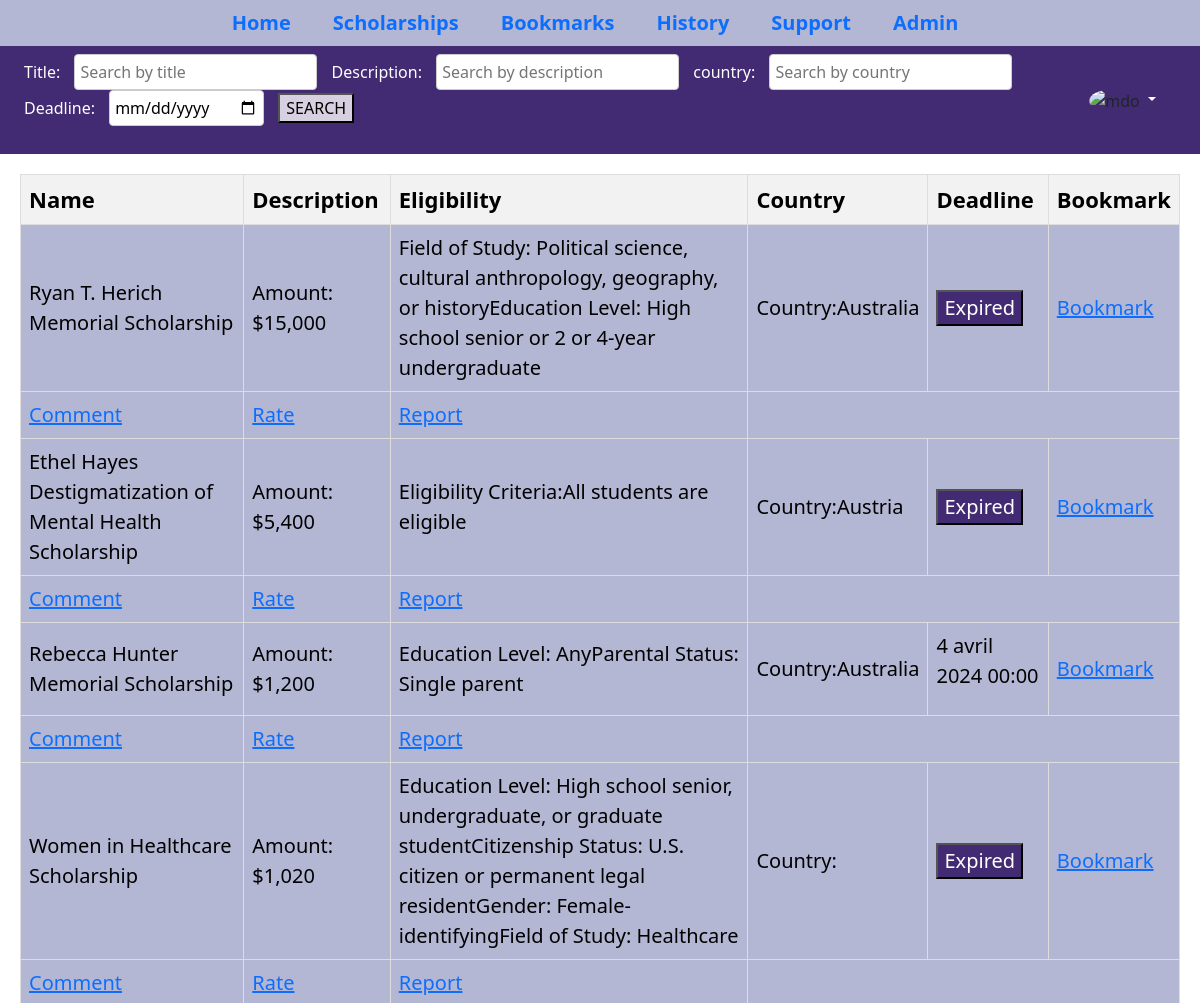
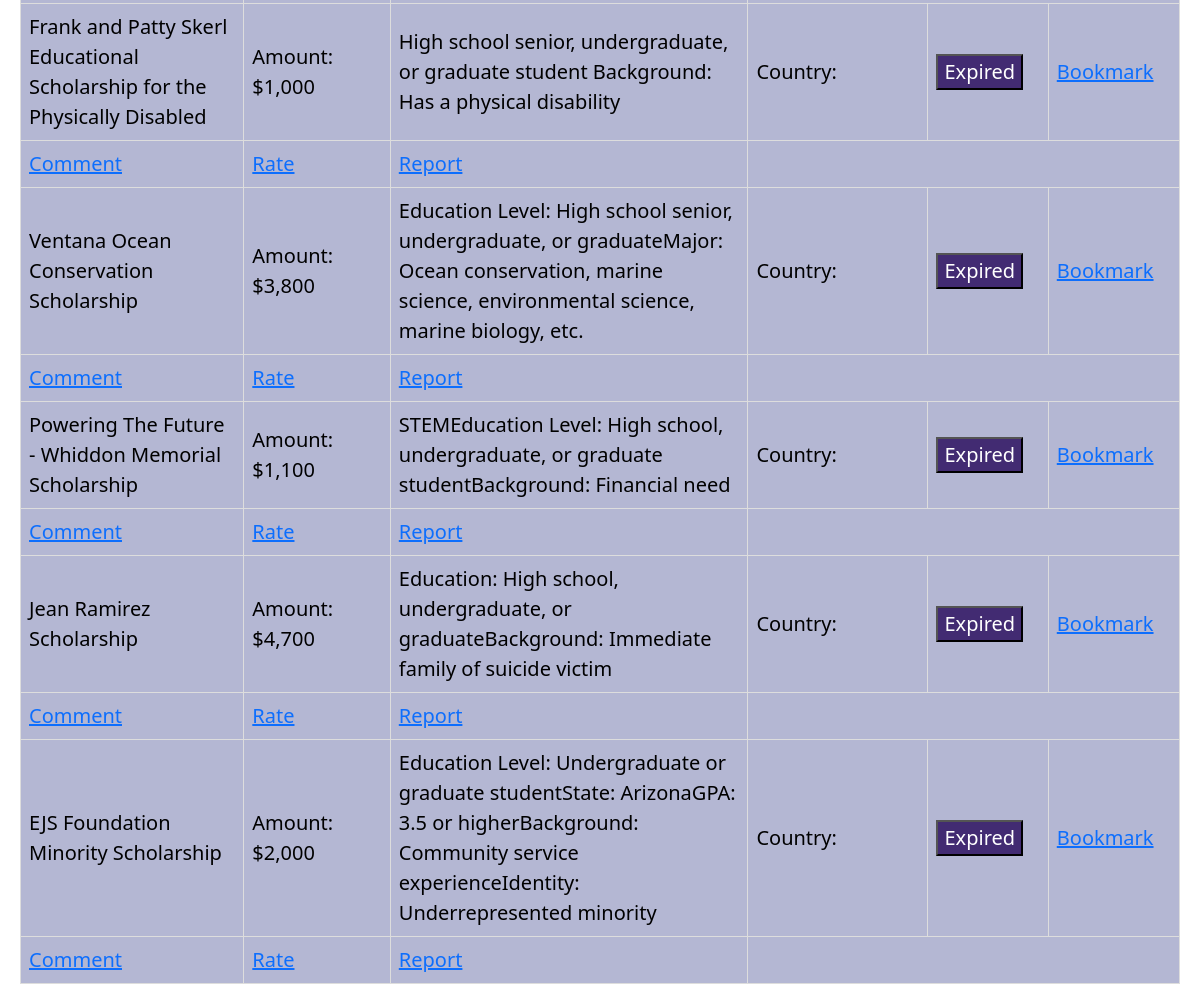
/scholarships (signed in), run on the app's committed database (2 pictures, top to bottom).
### scholarships/models.py (models this page shows)
class Scholarships(models.Model):
    name= models.CharField(max_length=255,blank=True, null=True)
    description= models.TextField(blank=True, null=True)
    eligibility_criteria= models.TextField(blank=True, null=True)
    scholarship_type= models.CharField(max_length=50, choices=[('merit', 'Merit-Based'), ('need', 'Need-Based')],blank=True, null=True)
    status= models.CharField(max_length=50, choices=[('open', 'Open'), ('closed', 'Closed'), ('ongoing', 'Ongoing')],blank=True, null=True)
    application_deadline = models.DateTimeField(blank=True, null=True)
    Contact_email=models.EmailField(blank=True, null=True)
    id= models.IntegerField(primary_key=True,null=False)
    created_at = models.DateTimeField(auto_now_add=True,null=True)
    country =CountryField(blank_label='(select country)',null=True)
    url = models.CharField(max_length=255,null=True)

### scholarships/views.py (the view)
# urls.py: path('scholarships',views.scholarships_list, name="scholarships"),
@login_required
def scholarships_list(request):
    scholarships = Scholarships.objects.all()
    created_at_threshold = timezone.now() - timedelta(hours=24)
    recently_added_scholarships = Scholarships.objects.filter(created_at__gte=created_at_threshold)
    deadline_threshold = timezone.now() + timedelta(hours=72)
    upcoming_deadlines = Scholarships.objects.filter(application_deadline__lte=deadline_threshold)
    approved_applications = ScholarshipApplication.objects.filter(is_approved=True).distinct()
    total_notifications = upcoming_deadlines.count() + recently_added_scholarships.count() + approved_applications.count()
    try:
        user_profile = request.user.userprofile  # Assuming userprofile is related to the User model
    except ObjectDoesNotExist:
        user_profile = None
    search_name = request.GET.get('name')
    search_description = request.GET.get('description')
    search_deadline = request.GET.get('deadline')
    search_country = request.GET.get('country')
    if search_name:
        scholarships = scholarships.filter(name__icontains=search_name)
    if search_description:
        scholarships = scholarships.filter(description__icontains=search_description)
    if search_country:
        scholarships = scholarships.filter(country__icontains=search_country)
    if search_deadline:
        try:
            search_deadline = datetime.strptime(search_deadline, '%Y-%m-%d').date()
            scholarships = scholarships.filter(application_deadline=search_deadline)
        except ValueError:
            pass
    scholarship_data = []
    for scholarship in scholarships:
        scholarship.has_applied = ScholarshipApplication.objects.filter(scholarship=scholarship, userprofile__user=request.user).exists()
        if user_profile:
            scholarship.has_approved = ApprovedScholarship.objects.filter(original_application__scholarship=scholarship, original_application__userprofile=user_profile).exists()
        else:
            scholarship.has_approved = False
        scholarship.has_expired = scholarship.application_deadline.date() < datetime.now().date()
        comments = ScholarshipComment.objects.filter(scholarship=scholarship)
        ratings = ScholarshipRating.objects.filter(scholarship=scholarship)
        scholarship_data.append({
            'scholarship': scholarship,
            'comments': comments,
            'ratings': ratings,
        })
    context = {
        'scholarship_data': scholarship_data,
        'upcoming_deadlines': upcoming_deadlines,
        'recently_added_scholarships': recently_added_scholarships,
        'approved_applications': approved_applications,
        'total_notifications': total_notifications,
    }
    print(context)
    return render(request, 'scholarship_list.html', context)

### scholarships/templates/scholarship_list.html (shortened to what this page needs)
{% include 'navbar.html' %}
{% include 'new_scholarship_notifications.html' %}
<!DOCTYPE html>
<html lang="en">
<head>
</head>
<body>
  <div class="scholarship-table">
    <table id="scholarship-table">
        <thead>
          <tr>
            <th>Name</th>
            <th>Description</th>
            <th>Eligibility</th>
            <th>Country</th>
            <th>Deadline</th>
            <th>Bookmark</th>
          </tr>
        </thead>
        <tbody>
          {% for data in scholarship_data %}
          <tr>
              <td>{{ data.scholarship.name }}</td>
              <td>{{ data.scholarship.description }}</td>
              <td>{{ data.scholarship.eligibility_criteria }}</td>
              <td>Country:{{ data.scholarship.country.name }} </td>
              <td>
                {% if data.scholarship.has_expired %}
                    <button>Expired</button>
                {% else %}
                    <p>{{ data.scholarship.application_deadline }}</p>
                {% endif %}
            </td>
            <td><a href="{% url 'bookmark_scholarship' scholarship_id=data.scholarship.id %}">Bookmark</a></td>
            <tr>
              <td><a href="{% url 'add_comment' scholarship_id=data.scholarship.id %}">Comment</a></td>
              <td><a href="{% url 'add_rating' scholarship_id=data.scholarship.id %}">Rate</a></td>
              <td><a href="{% url 'add_report' scholarship_id=data.scholarship.id %}">Report</a></td>
              <td colspan="9">
              </td>
            </tr>
            </tr>
          {% endfor %}
        </tbody>
      </table>
</body>
</html>

### scholarships/templates/scholarship_list.html (style rules this page uses)
.scholarship-table { margin: 20px; }
#scholarship-table { width: 100%; border-collapse: collapse; }
#scholarship-table th, #scholarship-table td { border: 1px solid #ddd; padding: 8px; }
#scholarship-table th { background-color: #f2f2f2; font-size: 22px; }
#scholarship-table tr:nth-child(even) { background-color: #f2f2f2; }
button { color: white; text-decoration: none; background-color: rgb(66,43,114); }
th { text-align: justify; }
tr { background-color: rgb(180, 183, 211); font-size: 20px; padding: 15px; color: black; }
td { font-size: 20px; padding: 15px; color: black; background-color: rgb(180, 183, 211); }

### data on the page
Scholarships: scholarship.name "Ryan T. Herich Memorial Scholarship", scholarship.description "Amount: $15,000", scholarship.eligibility_criteria "Field of Study: Political science, cultural anthropology, geography, or historyEducation Level: High school senior or 2 or 4-year undergraduate", scholarship.country.name "Australia", shows "Expired"
Scholarships: scholarship.name "Ethel Hayes Destigmatization of Mental Health Scholarship", scholarship.description "Amount: $5,400", scholarship.eligibility_criteria "Eligibility Criteria:All students are eligible", scholarship.country.name "Austria", shows "Expired"
Scholarships: scholarship.name "Rebecca Hunter Memorial Scholarship", scholarship.description "Amount: $1,200", scholarship.eligibility_criteria "Education Level: AnyParental Status: Single parent", scholarship.country.name "Australia", scholarship.application_deadline "4 avril 2024 00:00"
Scholarships: scholarship.name "Women in Healthcare Scholarship", scholarship.description "Amount: $1,020", scholarship.eligibility_criteria "Education Level: High school senior, undergraduate, or graduate studentCitizenship Status: U.S. citizen or permanent legal residentGender: Female-identifyingField of Study: Healthcare", shows "Expired"
Scholarships: scholarship.name "Frank and Patty Skerl Educational Scholarship for the Physically Disabled", scholarship.description "Amount: $1,000", scholarship.eligibility_criteria "High school senior, undergraduate, or graduate student Background: Has a physical disability", shows "Expired"
Scholarships: scholarship.name "Ventana Ocean Conservation Scholarship", scholarship.description "Amount: $3,800", scholarship.eligibility_criteria "Education Level: High school senior, undergraduate, or graduateMajor: Ocean conservation, marine science, environmental science, marine biology, etc.", shows "Expired"
Scholarships: scholarship.name "Powering The Future - Whiddon Memorial Scholarship", scholarship.description "Amount: $1,100", scholarship.eligibility_criteria "STEMEducation Level: High school, undergraduate, or graduate studentBackground: Financial need", shows "Expired"
Scholarships: scholarship.name "Jean Ramirez Scholarship", scholarship.description "Amount: $4,700", scholarship.eligibility_criteria "Education: High school, undergraduate, or graduateBackground: Immediate family of suicide victim", shows "Expired"
Scholarships: scholarship.name "EJS Foundation Minority Scholarship", scholarship.description "Amount: $2,000", scholarship.eligibility_criteria "Education Level: Undergraduate or graduate studentState: ArizonaGPA: 3.5 or higherBackground: Community service experienceIdentity: Underrepresented minority", shows "Expired"
